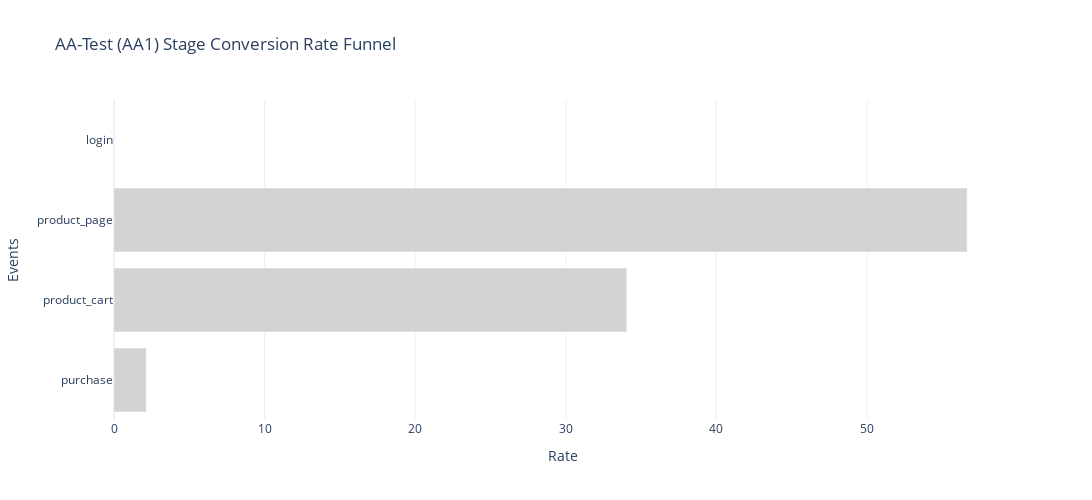

The code cell stored with this chart in its notebook:
### Code cell
plot_horizontal_bar_plotpx(df_funnel_AA1, x='stage_conversion_rate', y='event_name', title='AA-Test (AA1) Stage Conversion Rate Funnel', xlabel='Rate', ylabel='Events', sort=True, color='lightgrey')

### Figure 1 — Plotly figure (JSON) as saved in the notebook; plotly's stock layout.template omitted (floating-point values rounded to 4 significant figures)
{"data": [{"hovertemplate": "stage_conversion_rate=%{x}<br>event_name=%{y}<extra></extra>", "legendgroup": "", "marker": {"color": "lightgrey", "pattern": {"shape": ""}}, "name": "", "orientation": "h", "showlegend": false, "textposition": "auto", "type": "bar", "x": [2.139, 34.06, 56.66, NaN], "xaxis": "x", "y": ["purchase", "product_cart", "product_page", "login"], "yaxis": "y"}], "layout": {"barmode": "relative", "height": 500, "legend": {"tracegroupgap": 0}, "title": {"text": "AA-Test (AA1) Stage Conversion Rate Funnel"}, "width": 1200, "xaxis": {"anchor": "y", "domain": [0, 1], "title": {"text": "Rate"}}, "yaxis": {"anchor": "x", "domain": [0, 1], "title": {"text": "Events"}}}}
